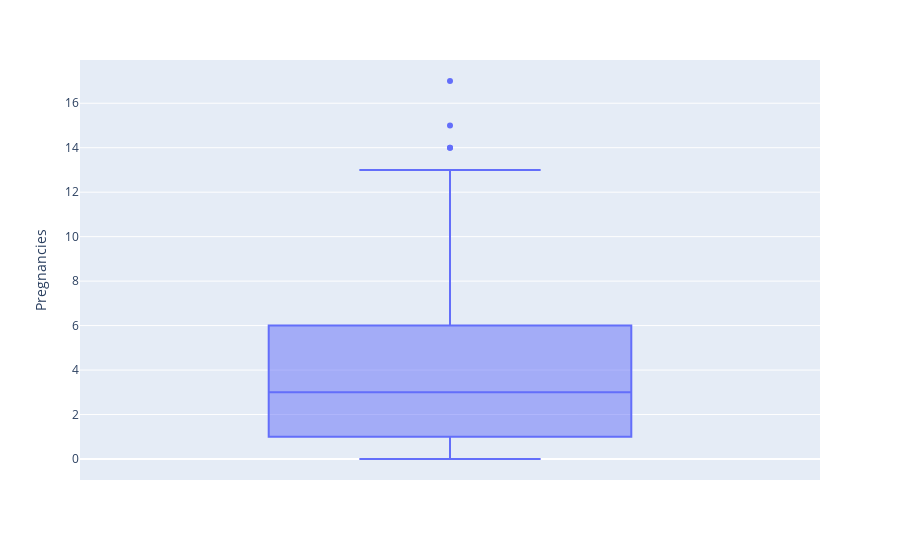

Notebook source saved alongside this figure:
### Markdown cell above
#### 1. 'Pregnancies'

### Code cell
boxplot_of(d_data, 'Pregnancies')

### Figure 1 — Plotly figure (JSON) as saved in the notebook; plotly's stock layout.template omitted (floating-point values rounded to 4 significant figures; data arrays with more than 128 entries replaced by an {"elided": "..."} marker saying what was removed)
{"data": [{"alignmentgroup": "True", "hovertemplate": "Pregnancies=%{y}<extra></extra>", "legendgroup": "", "marker": {"color": "#636efa"}, "name": "", "notched": false, "offsetgroup": "", "orientation": "v", "showlegend": false, "type": "box", "x0": " ", "xaxis": "x", "y": {"elided": "768 int values"}, "y0": " ", "yaxis": "y"}], "layout": {"boxmode": "group", "legend": {"tracegroupgap": 0}, "margin": {"t": 60}, "xaxis": {"anchor": "y", "domain": [0, 1]}, "yaxis": {"anchor": "x", "domain": [0, 1], "title": {"text": "Pregnancies"}}}}
